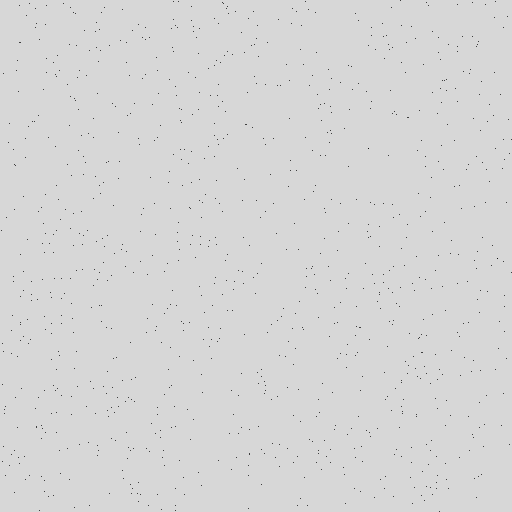
Frame 1 (no input)
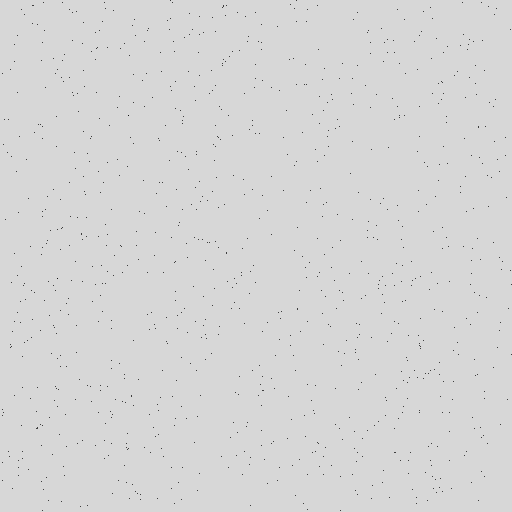
Frame 60 (the mouse pressed at the canvas centre just before this capture)
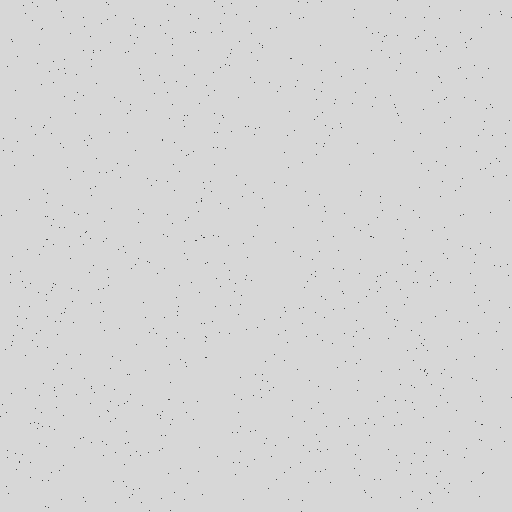
Frame 120 (the mouse held since frame 60 and released just before this capture)

The Processing sketch that drew these frames (run headless with seeded random() and noise(); from frame 60 on, the mouse is pressed at the canvas centre):

// Processing sketch: sketch_for_while
// ── sketch_for_while.pde
Ant ant;
Ant [] ants;

void setup () {
  size (512, 512);
  ant = new Ant();
  ants = new Ant[1000];
  
  for (int k=0; k< 1000; k++) {
    ants[k] = new Ant();
  }
  
  /*
  ants[0] = new Ant();
  ants[1] = new Ant();
  ants[2] = new Ant();
  ants[3] = new Ant();
  ants[4] = new Ant();
  ants[5] = new Ant();
  ants[6] = new Ant();
  ants[7] = new Ant();
  ants[8] = new Ant();
  ants[9] = new Ant();
  */
}

void draw () {
  background(215);
  ant.Draw();
  for (int k=0; k < 1000;k++) {
    ants[k].Draw();
  }
}

// ── Ant.pde
class Ant {
  float x, y;
  Ant() {
    x = random(0, width);
    y = random(0, height);
  }
  
  void Draw () {
    float deltaX = random(-1,1);
    float deltaY = random(-1,1);
    x+= deltaX;
    y = y + deltaY;
    point(x,y);
  }
}
